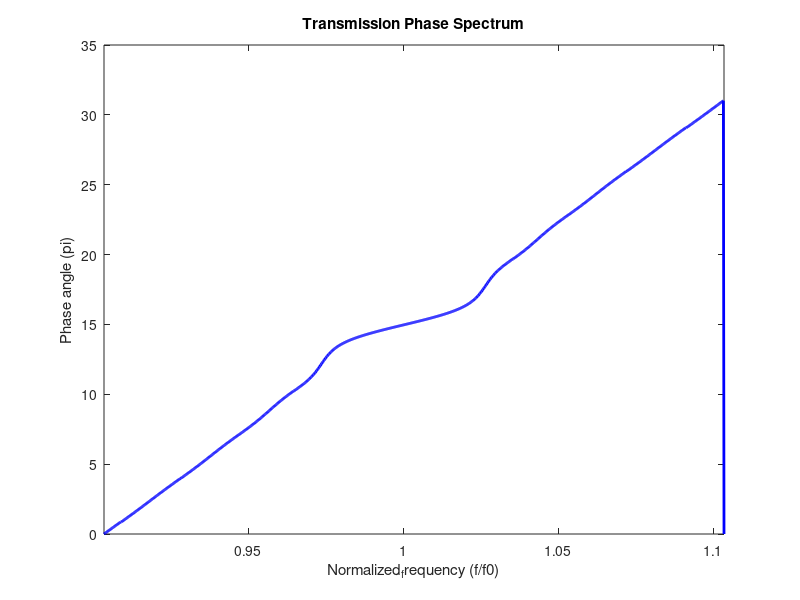

Write the MATLAB code that produced this figure.
clear all;

close all;


fs = 0.9034; fe = 1.1034; 

% fs = 0.; fe = 1.9; 
Np = 1000;

fB=2.9077e+12;


Normalized_frequency = fs:(fe-fs)/Np:fe;
delta_f = (fe-fs)/1e6;

%Set the gain coefficient g
g=0;



%Sets the refractive indices and layer numbefr
n1=3.7; n2=3.4837; N=50;

% n1=1; n2=2; N=5;

n_ave=3.605;

% n_ave=1;

tao_0=N/(2*fB);

Z = zeros(1, Np+1); 


%Calculate the interface constants S
S12=(1/(2*n1))*[n1+n2 n1-n2;
                n1-n2 n1+n2];
S21=(1/(2*n2))*[n2+n1 n2-n1;
                n2-n1 n2+n1];





for i = 1:length(Normalized_frequency) 
fn=Normalized_frequency(i); 

theta1 = (pi/2)*fn+1i*g; %For slot lamda/4
theta2 = (pi/2)*fn+1i*g; %For lamda lamda/4
%Calculate the medium constant P
Pn1 = [exp(1i*theta1) 0;0 exp(-1i*theta1)];
Pn2 = [exp(1i*theta2) 0;0 exp(-1i*theta2)];

% Uniform Grating
M = (Pn1*S12*Pn2*S21)^N*Pn1; 


Rtrans = 1 / M(1,1);

phase_1(i) = angle(Rtrans);
end




for i = 1:length(Normalized_frequency) 
fn=Normalized_frequency(i); 

theta1 = (pi/2)*(fn+delta_f)+1i*g; %For slot lamda/4
theta2 = (pi/2)*(fn+delta_f)+1i*g; %For lamda lamda/4

Pn1 = [exp(1i*theta1) 0;0 exp(-1i*theta1)];
Pn2 = [exp(1i*theta2) 0;0 exp(-1i*theta2)];

% Uniform Grating
M = (Pn1*S12*Pn2*S21)^N*Pn1;



Rtrans = 1 / M(1,1);
 
phase_2(i) = angle(Rtrans);
end



for i = 2:Np
  
    diff = abs(abs(phase_2(i)) - abs(phase_1(i-1)));
 
    Z(1, i) = Z(1, i-1) + diff;

end





figure ;
plot(Normalized_frequency,Z, 'b', 'LineWidth',2);
xlim([fs fe])
xlabel('Normalized_frequency (f/f0)'); 
ylabel('Phase angle (pi)');

title('Transmission Phase Spectrum');


